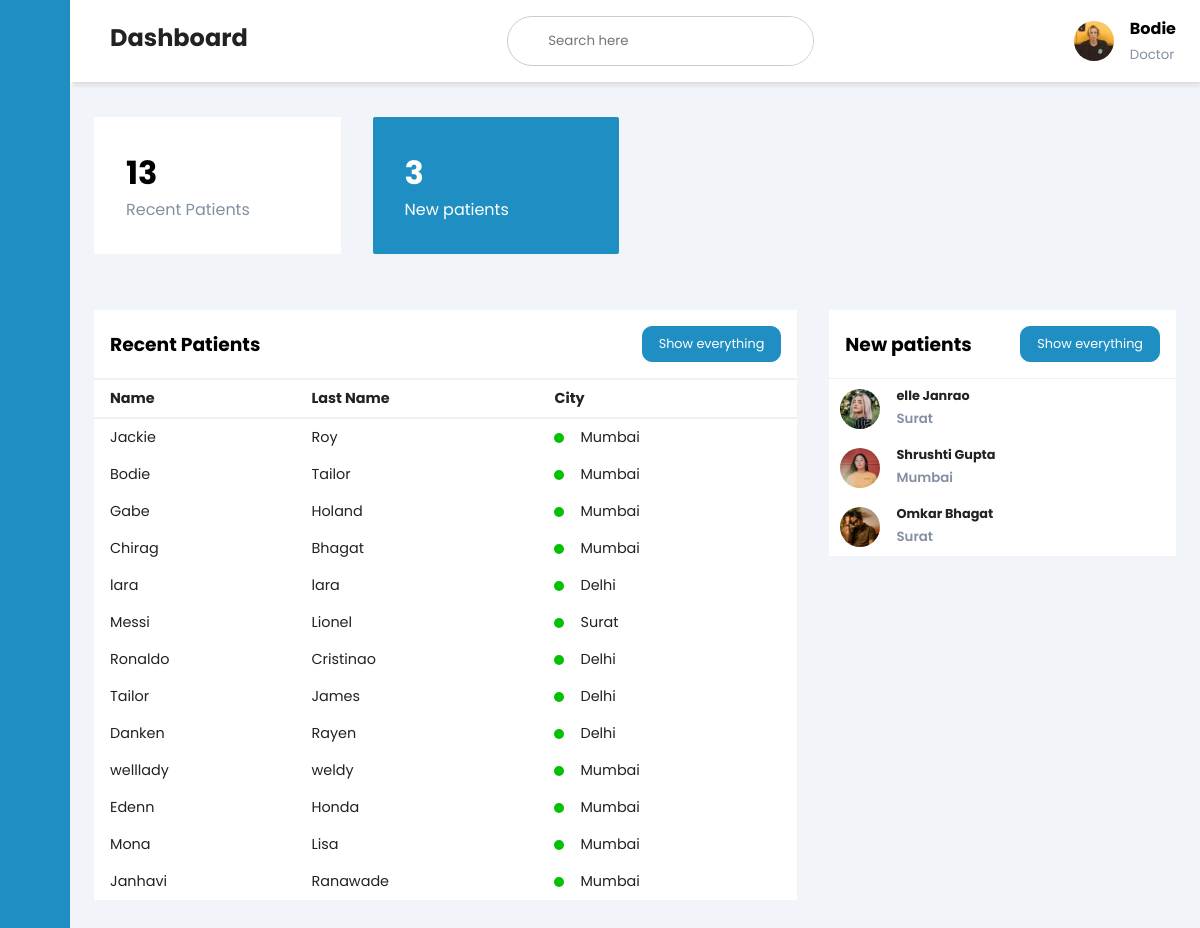
The page /doctor/2 (signed in) on the database its author committed.
### app/models.py (models this page shows, shortened)
class Patient(models.Model):
    image = models.ImageField(upload_to=filepath, null=True , blank=True)
    username = models.CharField(max_length=50)
    first_name = models.CharField(max_length=50)
    last_name = models.CharField(max_length=50)
    email = models.EmailField()
    DorP = models.CharField(max_length=2, default='1')
    line1 = models.TextField(max_length=500)
    state = models.CharField(max_length=500)
    city = models.CharField(max_length=500)
    pincode = models.PositiveBigIntegerField()
    password = models.CharField(max_length=500)
    cpassword = models.CharField(max_length=500)
    def __str__(self):
        return self.first_name +" " + self.last_name

### app/middlewares/auth.py (the view)
    def middleware(request ,*callback_args, **callback_kwargs):
        print("middleware",request.session.get('patient'))
        if not request.session.get('patient'):
            messages.error(request, 'Please login first')
            return redirect('loginPatient')
        response = get_response(request,*callback_args, **callback_kwargs)
        return response

### app/views.py (called while the page is built)
@auth_middleware
def doctor(request, id):
    doc = Patient.objects.filter(id=id).first()
    temp = Patient.objects.filter(DorP='1')
    end = len(temp)-3
    print(len(temp))
    new_patients = Patient.objects.filter(DorP='1').order_by('-id')[:3]
    recent = Patient.objects.filter(DorP='1').order_by('id')[:end]
    print(doc, recent , new_patients )
    return render(request, 'doctor.html', {'doc':doc , 'new_patients':new_patients , 'recent':recent})

### app/templates/doctor.html (shortened to what this page needs)
<!DOCTYPE html>
<html lang="en">
{% load static %}
<head>
    <link rel="stylesheet" href="https://maxst.icons8.com/vue-static/landings/line-awesome/line-awesome/1.3.0/css/line-awesome.min.css">
    <link rel="stylesheet" href="{% static 'css/style.css' %}">
</head>
<body>
    <div class="sidebar">
        <div class="sidebar-brand">
            <h2> <span>Hospital</span></h2>
        </div>
        <div class="sidebar-menu">
            <ul>
                <li>
                    <a href="{% url 'profile' doc.id %}"><span class="las la-book-medical"></span>
                    <span>Profile</span></a>
                </li>
                <li>
                    <a href="{% url 'addpost' %}"><span class="las la-book-medical"></span>
                    <span>Add Post</span></a>
                </li>
                <li>
                    <a href="{% url 'draftpost' request.session.patient %}"><span class="las la-book-medical"></span>
                    <span>Views draft Post</span></a>
                </li>
                <li>
                    <a href="{% url 'viewallpostbydoctor' %}"><span class="las la-book-medical"></span>
                    <span>View all post by me</span></a>
                </li>
                <li>
                    <a href="{% url 'patientpostview' %}"><span class="las la-book-medical"></span>
                    <span>Views all Post</span></a>
                </li>
                <li>
                    <a href="{% url 'logout' %}"><span class="las la-arrow-right"></span>
                    <span>Logout</span></a>
                </li>
            </ul>
        </div>
    </div>
    <div class="main-content">
        <header>
            <h2>
                <label for="nav-toggle">
                    <span class="las la-bars"></span>
                </label> Dashboard
            </h2>
            <div class="search-wrapper">
                <input type="search" placeholder="Search here" />
            </div>
            <div class="user-wrapper">
                <img src="{{doc.image.url}}" width="40px" height="40px" alt="">
                <div>
                    <h4>{{doc.first_name}}</h4>
                    <small>{% if doc.DorP == 1 %}Patient{% else %}Doctor  {% endif %}</small>
                </div>
            </div>
        </header>
        <main>
            <div class="cards">
                <div class="card-single">
                    <div>
                        <h1>{{ recent.count }}</h1>
                        <span>Recent Patients</span>
                    </div>
                </div>
                <div class="card-single">
                    <div>
                        <h1>{{ new_patients.count }}</h1>
                        <span>New patients</span>
                    </div>
                </div>
            </div>
            <div class="recent-grid">
                <div class="projects">
                    <div class="card">
                        <div class="card-header">
                            <h3>Recent Patients</h3>
                            <button>Show everything </button>
                        </div>
                        <div class="card-body">
                            <div class="table-responsive">
                                <table width="100%">
                                    <thead>
                                        <tr>
                                            <td>Name</td>
                                            <td>Last Name</td>
                                            <td>City</td>
                                        </tr>
                                    </thead>
                                    <tbody>
                                        {% for patient in recent %}
                                            <tr>
                                            <td>{{patient.first_name}}</td>
                                            <td>{{patient.last_name}}</td>
                                            <td>
                                                <span class="status green"></span> {{patient.city}}
                                            </td>
                                            </tr>
                                        {% endfor %}
                                    </tbody>
                                </table>
                            </div>
                        </div>
                    </div>
                </div>
                <div class="customers">
                    <div class="card">
                        <div class="card-header">
                            <h3>New patients</h3>
                            <button>Show everything </button>
                        </div>
                        <div class="card-body">
                            {% for np in new_patients %}
                                <div class="customer">
                                <div class="info">
                                    <img src="{{np.image.url}}" width="40px" height="40px" alt="">
                                    <div>
                                        <h4>{{np.first_name}} {{np.last_name}}</h4>
                                        <small>{{np.city}}</small>
                                    </div>
                                </div>
                                <div class="contact">
                                </div>
                            </div>
                            {% endfor %}
                        </div>
                    </div>
                </div>
            </div>
        </main>
    </div>
</body>
</html>

### app/static/css/style.css (style rules this page uses)
:root { --main-color: #1f8fc3; --color-dark: #1D2231; --text-grey: #8390A2; }
* { padding: 0; margin: 0; box-sizing: border-box; list-style-type: none; text-decoration: none; font-family: 'Poppins', sans-serif; }
.sidebar { width: 345px; position: fixed; left: 0; top: 0; height: 100%; background: var(--main-color); z-index: 100; transition: width 300ms; }
.sidebar-brand { height: 90px; padding: 1rem 0rem 1rem 2rem; color: #fff; }
.sidebar-menu { margin-top: 1rem; }
.sidebar-menu li { width: 100%; margin-bottom: 1.7rem; padding-left: 1rem; }
.sidebar-menu a { padding-left: 1rem; display: block; color: #fff; font-size: 1.1rem; }
.sidebar-menu a span:first-child { font-size: 1.5rem; padding-right: 1rem; }
.main-content { transition: margin-left 300ms; margin-left: 345px; }
header { background: #fff; display: flex; justify-content: space-between; padding: 1rem 1.5rem; box-shadow: 2px 2px 5px rgba(0, 0, 0, 0.2); position: fixed; left: 345px; width: calc(100% - 345px); top: 0; z-index: 100; transition: left 300ms; }
header h2 { color: #222; }
header label span { font-size: 1.7rem; padding-right: 1rem; }
.search-wrapper { border: 1px solid #ccc; border-radius: 30px; height: 50px; display: flex; align-items: center; overflow-x: hidden; }
.search-wrapper input { height: 100%; padding: .5rem; border: none; outline: none; }
.user-wrapper { display: flex; align-items: center; }
.user-wrapper img { border-radius: 50%; margin-right: 1rem; }
.user-wrapper small { display: inline-block; color: var(--text-grey); }
main { margin-top: 85px; padding: 2rem 1.5rem; background: #f1f5f9; min-height: calc(100vh - 90px); }
.cards { display: grid; grid-template-columns: repeat(4, 1fr); grid-gap: 2rem; margin-bottom: 1rem; }
.card-single { display: flex; justify-content: space-between; background: #fff; padding: 2rem; border-radius: 2px; }
.card-single div:first-child span { color: var(--text-grey); }
.card-single:last-child { background: var(--main-color); }
.card-single:last-child h1, .card-single:last-child div:first-child span, .card-single:last-child div:last-child span { color: #fff; }
.recent-grid { margin-top: 3.5rem; display: grid; grid-gap: 2rem; grid-template-columns: 65% auto; }
.card { background: #fff; }
.card-header { padding: 1rem; }
.card-header { display: flex; justify-content: space-between; align-items: center; border-bottom: 1px solid #f0f0f0; }
.card-header button { background: var(--main-color); border-radius: 10px; color: #fff; font-size: .8rem; padding: .5rem 1rem; border: 1px solid var(--main-color); }
table { border-collapse: collapse; }
thead tr { border-top: 1px solid #f0f0f0; border-bottom: 2px solid #f0f0f0; }
thead td { font-weight: 700; }
td { padding: .5rem 1rem; font-size: .9rem; color: #222; }
td .status { display: inline-block; height: 10px; width: 10px; border-radius: 50%; margin-right: 1rem; }
tr td:last-child { display: flex; align-items: center; }
.status.green { background: rgb(6, 192, 6); }
.table-responsive { width: 100%; overflow-x: auto; }
.customer { display: flex; justify-content: space-between; align-items: center; padding: .5rem .7rem; }
.info { display: flex; align-items: center; }
.info img { border-radius: 50%; margin-right: 1rem; }
.info h4 { font-size: .8rem; font-weight: 700; color: #222; }
.info small { font-weight: 600; color: var(--text-grey); }
@media only screen and (max-width: 1200px) { .sidebar { width: 70px; } }
@media only screen and (max-width: 1200px) { .sidebar .sidebar-brand, .sidebar li { padding-left: 1rem; text-align: center; } }
@media only screen and (max-width: 1200px) { .sidebar li a { padding-left: 0rem; } }
@media only screen and (max-width: 1200px) { .main-content { margin-left: 70px; } }
@media only screen and (max-width: 1200px) { .main-content header { width: calc(100% - 70px); left: 70px; } }

### rows shown on the page
Patient: image (picture), first_name "Bodie", last_name "Tailor", city "Mumbai"
Patient: first_name "Jackie", last_name "Roy", city "Mumbai"
Patient: first_name "Gabe", last_name "Holand", city "Mumbai"
Patient: first_name "Chirag", last_name "Bhagat", city "Mumbai"
Patient: first_name "lara", last_name "lara", city "Delhi"
Patient: first_name "Messi", last_name "Lionel", city "Surat"
Patient: first_name "Ronaldo", last_name "Cristinao", city "Delhi"
Patient: first_name "Tailor", last_name "James", city "Delhi"
Patient: first_name "Danken", last_name "Rayen", city "Delhi"
Patient: first_name "welllady", last_name "weldy", city "Mumbai"
Patient: first_name "Edenn", last_name "Honda", city "Mumbai"
Patient: first_name "Mona", last_name "Lisa", city "Mumbai"
Patient: first_name "Janhavi", last_name "Ranawade", city "Mumbai"
Patient: image (picture), first_name "elle", last_name "Janrao", city "Surat"
Patient: image (picture), first_name "Shrushti", last_name "Gupta", city "Mumbai"
Patient: image (picture), first_name "Omkar", last_name "Bhagat", city "Surat"

### other values the page prints
{{ recent.count }} "13"
{{ new_patients.count }} "3"
